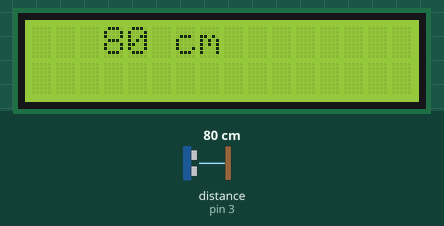
The sketch below on a simulated Arduino Uno, built with avr-gcc and run on an emulated ATmega328P. Parts: 16×2 character LCD. Wiring (inferred from the names in the program): ultrasonic range finder: trigger pin 2; echo pin 3. The test bench sets the inputs (shaded band); at power-on: distance to the obstacle (sensor on pin 3) 80 cm. The echo pulse lasts 58.3 µs per cm.

Above: at 3.2 s.
3.3 s: distance to the obstacle (sensor on pin 3) set to 2 cm
At 4.3 s:
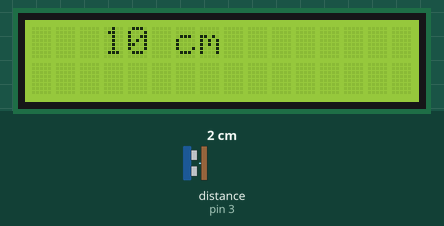
4.8 s: distance to the obstacle (sensor on pin 3) set to 120 cm
At 5.5 s:
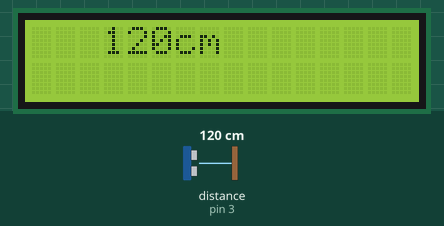
6.3 s: distance to the obstacle (sensor on pin 3) set to 4 cm
At 7.7 s:
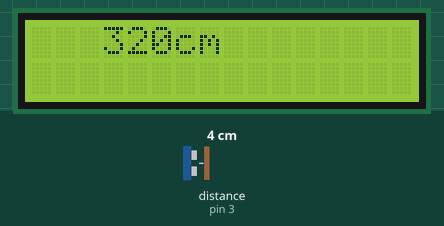
Timing chart, 0 to 9.3 s (numbered marks = the images above; inputs shaded):
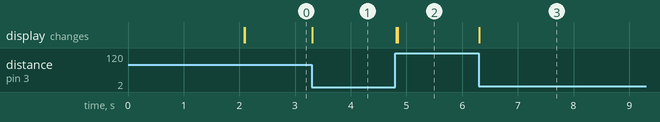

The sketch:

ultrasonic_sensor_and_arduino_with_lcd.ino
```cpp
//Sanitizer-dispenser-with-ultrasonic-sensor-and-arduino-uno
//Using a Arduino Nano|ultrasonic-sensor|lcd
//This is unlikely to be of much use in a practical applications
//ID OF USER: Rakeshtsg
//INTERFACE: Arduino
//You need to install the required libraries before uploading the code.

#include <LiquidCrystal_I2C.h>

//define I2C address......
LiquidCrystal_I2C lcd(0x27,16,2);


//create veriables
int trig = 2;
int echo = 3;
long duretion, distance;

void setup() {
  pinMode(trig,OUTPUT);
  pinMode(echo,INPUT);

  lcd.init();
  lcd.clear();
  lcd.backlight();

  lcd.setCursor(2,0);
  lcd.print("Distance");

  lcd.setCursor(1,1);
  lcd.print("UltraSonic");
  delay(2000);

  lcd.clear();
}

void loop() {
  digitalWrite(trig,HIGH);
  delayMicroseconds(2);
  digitalWrite(trig,LOW);
  delayMicroseconds(10);
  digitalWrite(trig,HIGH);

  duretion = pulseIn(echo,HIGH);
  distance = (duretion/2)*0.0346;

  lcd.setCursor(3,0);
  lcd.print(distance);

  lcd.setCursor(6,0);
  lcd.print("cm");
}
```

Measured:
- after the input at 3.3 s, the display: changes at once (image 1)
- after the input at 4.8 s, the display: changes at once (image 2)
- after the input at 6.3 s, the display: changes at once (image 3)
